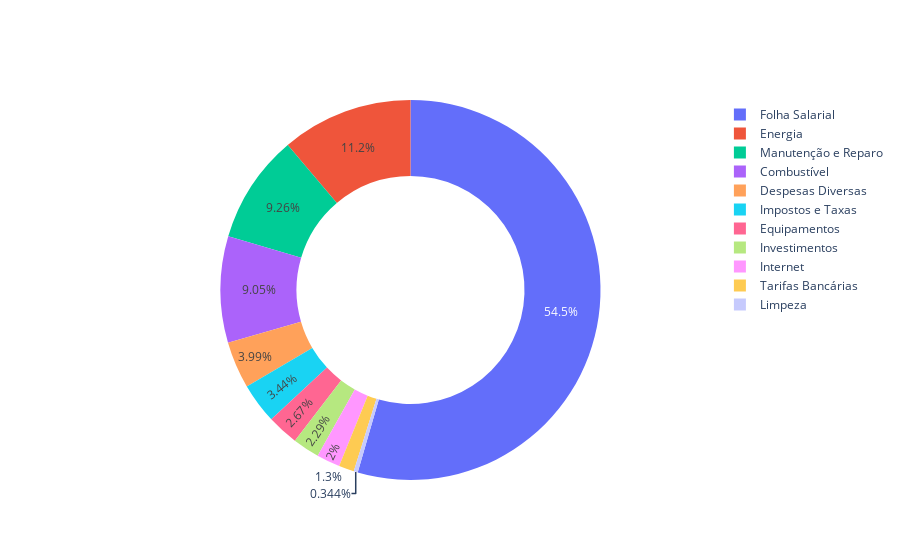

Notebook code for this chart:
### Code cell
fig_setor.show()

### Figure 1 — Plotly figure (JSON) as saved in the notebook; plotly's stock layout.template omitted (floating-point values rounded to 4 significant figures)
{"data": [{"hole": 0.6, "labels": ["Combustível", "Despesas Diversas", "Energia", "Equipamentos", "Folha Salarial", "Impostos e Taxas", "Internet", "Investimentos", "Limpeza", "Manutenção e Reparo", "Tarifas Bancárias"], "type": "pie", "values": [6679.0, 2946.0, 8254.0, 1974.0, 40220.0, 2538.0, 1476.0, 1689.0, 254, 6836, 958.5]}], "layout": {}}
